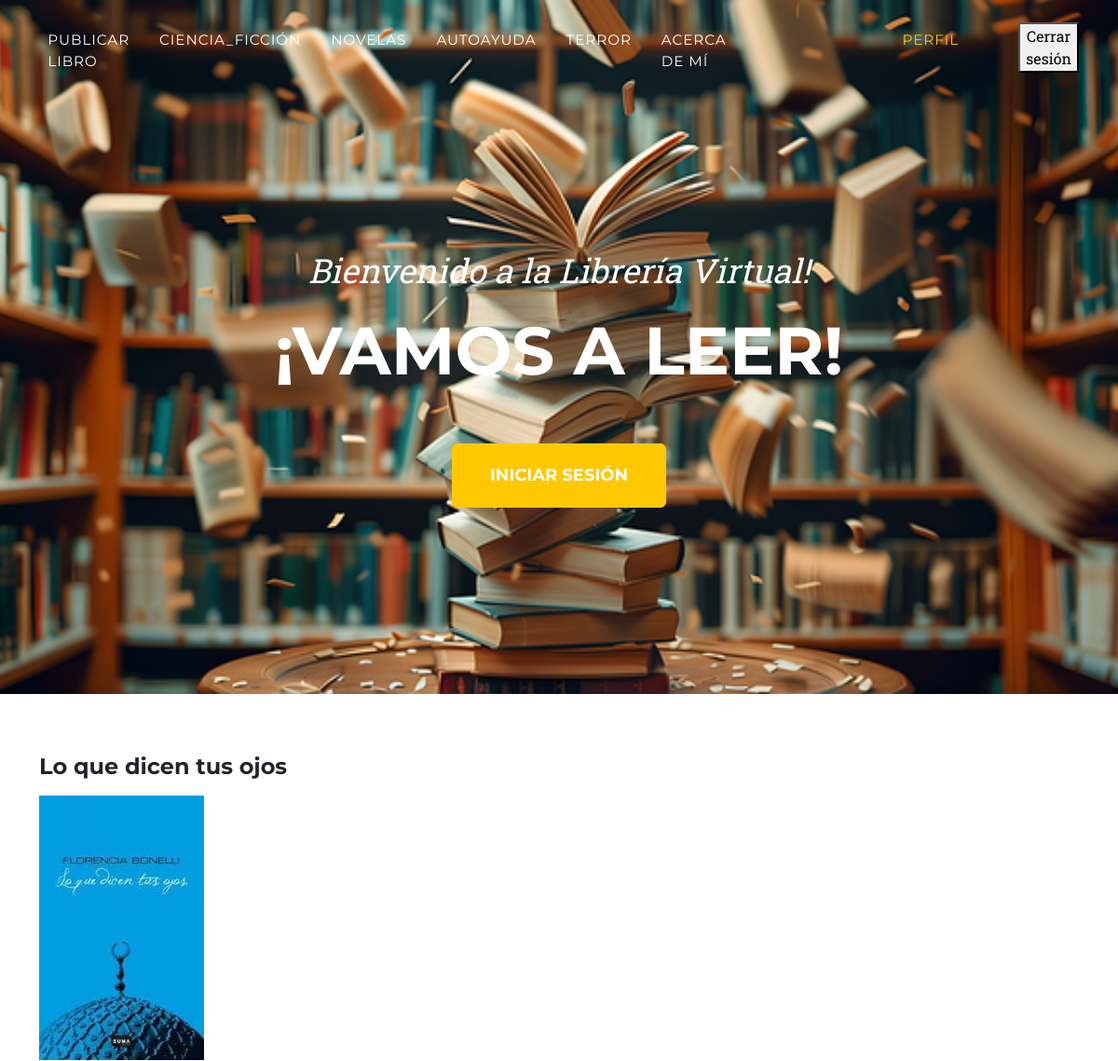
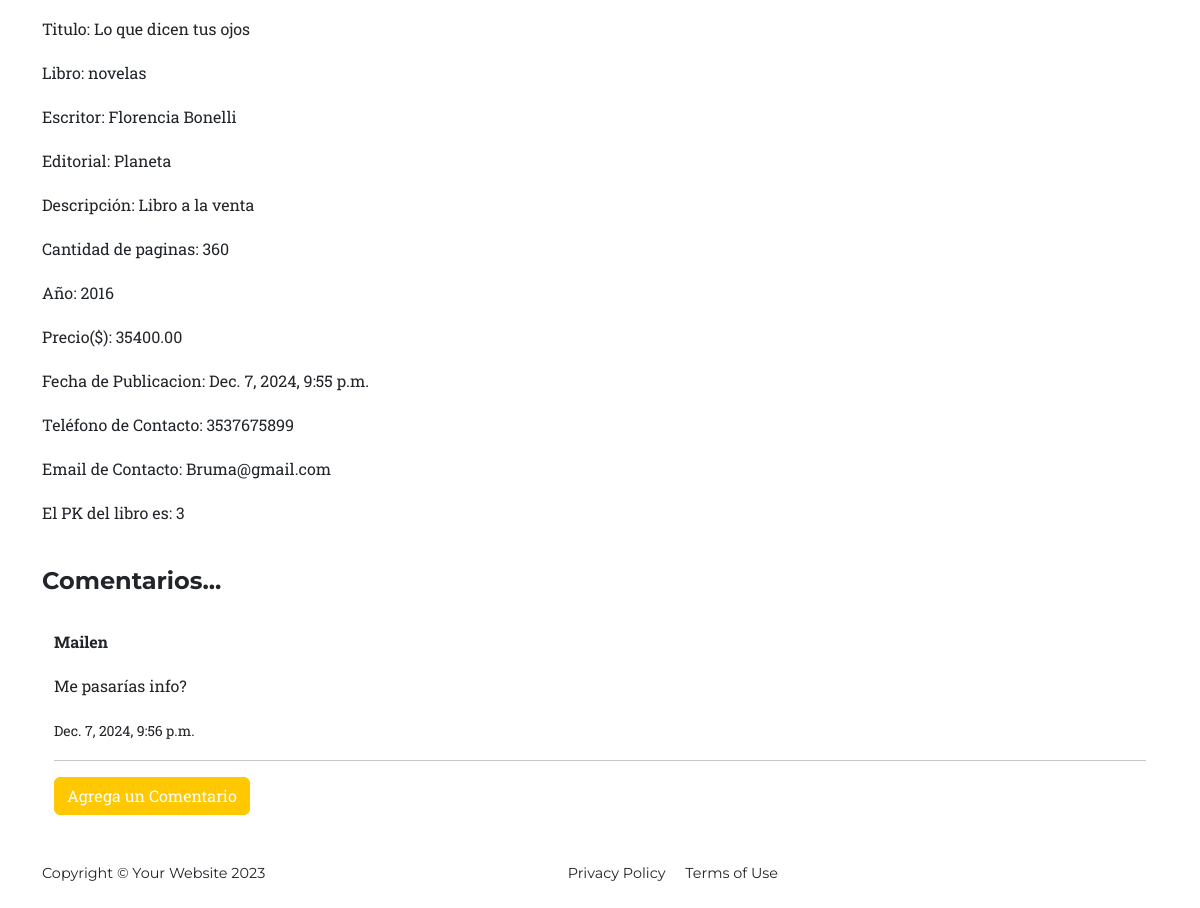
The page /novelasDetalle/3/ (signed in) on the database its author committed (2 pictures, top to bottom).
### AppLibros/models.py (models this page shows, shortened)
class Libro(models.Model):
    libroSeleccion = (
    ('ciencia_ficción','Ciencia_Ficción'),
    ('novelas', 'Novelas'),
    ('autoayuda','Autoayuda'),
    ('terror','Terror'),
    ('otro','Otro'),
    )
    usuario = models.ForeignKey(User, on_delete=models.CASCADE, null=True, blank=True)
    titulo = models.CharField(max_length=200)
    libro = models.CharField(max_length=15, choices=libroSeleccion, default='autoayuda')
    escritor = models.CharField(max_length=40)
    editorial = models.CharField(max_length=40)
    descripcion = models.TextField(null=True, blank=True)
    cantidad_de_paginas= models.IntegerField()
    year = models.IntegerField()
    precio = models.DecimalField(max_digits=10, decimal_places=2)
    fechaPublicacion = models.DateTimeField(auto_now_add=True)
    telefonoContacto = models.IntegerField()
    emailContacto = models.EmailField()
    imagenLibro = models.ImageField(null=True, blank=True, upload_to="imagenes/")
    class Meta:
        ordering = ['usuario', '-fechaPublicacion']

class Comentario(models.Model):
        comentario = models.ForeignKey(Libro, related_name='comentarios', on_delete=models.CASCADE, null=True)
        nombre = models.CharField(max_length=40)
        mensaje = models.TextField(null=True, blank=True)
        fechaComentario = models.DateTimeField(auto_now_add=True)
        class Meta:
            ordering = ['-fechaComentario']

### AppLibros/views.py (the view)
# urls.py: path('novelasDetalle/<int:pk>/', NovelasDetalle.as_view(), name='novelas_detalle'),
class NovelasDetalle(LoginRequiredMixin, DetailView):
    model = Libro
    context_object_name = 'novelas'
    template_name = 'novelasDetalle.html'
    def get_context_data(self, **kwargs):
        context = super().get_context_data(**kwargs)
        context['comentarios'] = self.object.comentarios.all()
        return context

### AppLibros/templates/novelasDetalle.html
{% extends 'home.html' %}
{% block main %}
<br>
<br>
<div class="container">
<p><h4>{{novelas.titulo}}</h4></p>
{% if novelas.imagenLibro %}
    <p><img src="{{novelas.imagenLibro.url}}" alt="Imagen del libro"></p>
{% endif %}
<p>Titulo: {{novelas.titulo}}</p>
<p>Libro: {{novelas.libro}}</p>
<p>Escritor: {{novelas.escritor}}</p>
<p>Editorial: {{novelas.editorial}}</p>
<p>Descripción: {{novelas.descripcion}}</p>
<p>Cantidad de paginas: {{novelas.cantidad_de_paginas}}</p>
<p>Año: {{novelas.year}}</p>
<p>Precio($): {{novelas.precio}}</p>
<p>Fecha de Publicacion: {{novelas.fechaPublicacion}}</p>
<p>Teléfono de Contacto: {{novelas.telefonoContacto}}</p>
<p>Email de Contacto: {{novelas.emailContacto}}</p>
<p>El PK del libro es: {{ novelas.pk }}</p>
</div>
<br>
<div class="container">
    <h4>Comentarios...</h4>
    <br>
    <div class="container">
        {% if comentarios %}
            {% for comentario in comentarios %}
                <p><strong>{{comentario.nombre}}</strong></p>
                <p>{{comentario.mensaje}}</p>
                <p><small>{{comentario.fechaComentario}}</small></p>
                <hr>
            {% endfor %}
    {% else %}
        <p>No han comentado este libro.</p>
    {% endif %}
    {% if novelas.pk %}
    <a href="{% url 'comentario' novelas.pk %}" class="btn btn-primary">Agrega un Comentario</a>
    {% else %}
    <p>Este libro no tiene un identificador válido.</p>
    {% endif %}
    </div>
</div>
<br>
{% endblock main %}

### rows shown on the page
Libro: titulo "Lo que dicen tus ojos", imagenLibro (picture), libro "novelas", escritor "Florencia Bonelli", editorial "Planeta", descripcion "Libro a la venta", cantidad_de_paginas "360", year "2016", precio "35400.00", fechaPublicacion "Dec. 7, 2024, 9:55 p.m.", telefonoContacto "3537675899", emailContacto "Bruma@gmail.com", pk "3"
Comentario: nombre "Mailen", mensaje "Me pasarías info?", fechaComentario "Dec. 7, 2024, 9:56 p.m."
